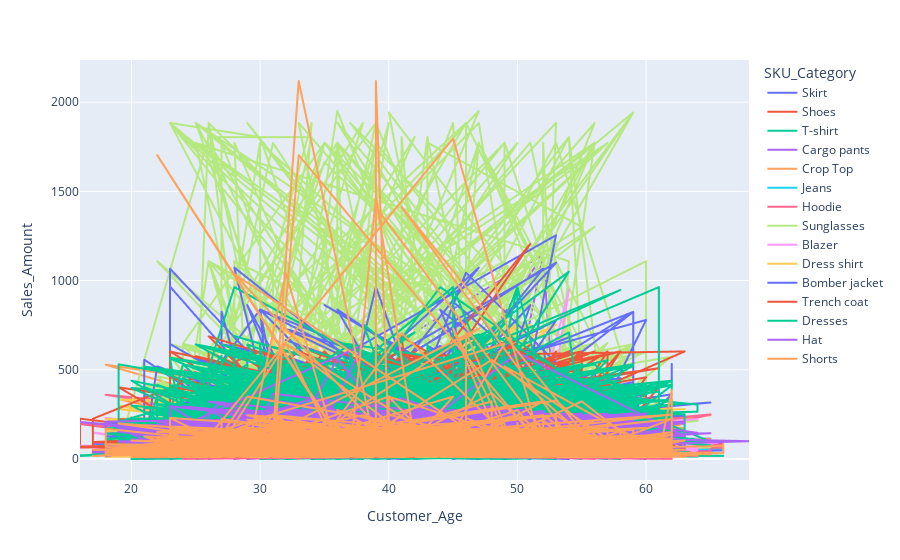

The cell this chart's notebook holds for it:
### Code cell
px.line(data, x="Customer_Age", y="Sales_Amount", color="SKU_Category")

### Figure 1 — Plotly figure (JSON) as saved in the notebook; plotly's stock layout.template omitted (floating-point values rounded to 4 significant figures; data arrays with more than 128 entries replaced by an {"elided": "..."} marker saying what was removed)
{"data": [{"hovertemplate": "SKU_Category=Skirt<br>Customer_Age=%{x}<br>Sales_Amount=%{y}<extra></extra>", "legendgroup": "Skirt", "line": {"color": "#636efa", "dash": "solid"}, "marker": {"symbol": "circle"}, "mode": "lines", "name": "Skirt", "showlegend": true, "type": "scattergl", "x": {"elided": "4500 int values"}, "xaxis": "x", "y": {"elided": "4500 float values"}, "yaxis": "y"}, {"hovertemplate": "SKU_Category=Shoes<br>Customer_Age=%{x}<br>Sales_Amount=%{y}<extra></extra>", "legendgroup": "Shoes", "line": {"color": "#EF553B", "dash": "solid"}, "marker": {"symbol": "circle"}, "mode": "lines", "name": "Shoes", "showlegend": true, "type": "scattergl", "x": {"elided": "3164 int values"}, "xaxis": "x", "y": {"elided": "3164 float values"}, "yaxis": "y"}, {"hovertemplate": "SKU_Category=T-shirt<br>Customer_Age=%{x}<br>Sales_Amount=%{y}<extra></extra>", "legendgroup": "T-shirt", "line": {"color": "#00cc96", "dash": "solid"}, "marker": {"symbol": "circle"}, "mode": "lines", "name": "T-shirt", "showlegend": true, "type": "scattergl", "x": {"elided": "10913 int values"}, "xaxis": "x", "y": {"elided": "10913 float values"}, "yaxis": "y"}, {"hovertemplate": "SKU_Category=Cargo pants<br>Customer_Age=%{x}<br>Sales_Amount=%{y}<extra></extra>", "legendgroup": "Cargo pants", "line": {"color": "#ab63fa", "dash": "solid"}, "marker": {"symbol": "circle"}, "mode": "lines", "name": "Cargo pants", "showlegend": true, "type": "scattergl", "x": {"elided": "4836 int values"}, "xaxis": "x", "y": {"elided": "4836 float values"}, "yaxis": "y"}, {"hovertemplate": "SKU_Category=Crop Top<br>Customer_Age=%{x}<br>Sales_Amount=%{y}<extra></extra>", "legendgroup": "Crop Top", "line": {"color": "#FFA15A", "dash": "solid"}, "marker": {"symbol": "circle"}, "mode": "lines", "name": "Crop Top", "showlegend": true, "type": "scattergl", "x": {"elided": "2858 int values"}, "xaxis": "x", "y": {"elided": "2858 float values"}, "yaxis": "y"}, {"hovertemplate": "SKU_Category=Jeans<br>Customer_Age=%{x}<br>Sales_Amount=%{y}<extra></extra>", "legendgroup": "Jeans", "line": {"color": "#19d3f3", "dash": "solid"}, "marker": {"symbol": "circle"}, "mode": "lines", "name": "Jeans", "showlegend": true, "type": "scattergl", "x": {"elided": "3011 int values"}, "xaxis": "x", "y": {"elided": "3011 float values"}, "yaxis": "y"}, {"hovertemplate": "SKU_Category=Hoodie<br>Customer_Age=%{x}<br>Sales_Amount=%{y}<extra></extra>", "legendgroup": "Hoodie", "line": {"color": "#FF6692", "dash": "solid"}, "marker": {"symbol": "circle"}, "mode": "lines", "name": "Hoodie", "showlegend": true, "type": "scattergl", "x": {"elided": "5099 int values"}, "xaxis": "x", "y": {"elided": "5099 float values"}, "yaxis": "y"}, {"hovertemplate": "SKU_Category=Sunglasses<br>Customer_Age=%{x}<br>Sales_Amount=%{y}<extra></extra>", "legendgroup": "Sunglasses", "line": {"color": "#B6E880", "dash": "solid"}, "marker": {"symbol": "circle"}, "mode": "lines", "name": "Sunglasses", "showlegend": true, "type": "scattergl", "x": {"elided": "2833 int values"}, "xaxis": "x", "y": {"elided": "2833 float values"}, "yaxis": "y"}, {"hovertemplate": "SKU_Category=Blazer<br>Customer_Age=%{x}<br>Sales_Amount=%{y}<extra></extra>", "legendgroup": "Blazer", "line": {"color": "#FF97FF", "dash": "solid"}, "marker": {"symbol": "circle"}, "mode": "lines", "name": "Blazer", "showlegend": true, "type": "scattergl", "x": {"elided": "3033 int values"}, "xaxis": "x", "y": {"elided": "3033 float values"}, "yaxis": "y"}, {"hovertemplate": "SKU_Category=Dress shirt<br>Customer_Age=%{x}<br>Sales_Amount=%{y}<extra></extra>", "legendgroup": "Dress shirt", "line": {"color": "#FECB52", "dash": "solid"}, "marker": {"symbol": "circle"}, "mode": "lines", "name": "Dress shirt", "showlegend": true, "type": "scattergl", "x": {"elided": "2775 int values"}, "xaxis": "x", "y": {"elided": "2775 float values"}, "yaxis": "y"}, {"hovertemplate": "SKU_Category=Bomber jacket<br>Customer_Age=%{x}<br>Sales_Amount=%{y}<extra></extra>", "legendgroup": "Bomber jacket", "line": {"color": "#636efa", "dash": "solid"}, "marker": {"symbol": "circle"}, "mode": "lines", "name": "Bomber jacket", "showlegend": true, "type": "scattergl", "x": {"elided": "2598 int values"}, "xaxis": "x", "y": {"elided": "2598 float values"}, "yaxis": "y"}, {"hovertemplate": "SKU_Category=Trench coat<br>Customer_Age=%{x}<br>Sales_Amount=%{y}<extra></extra>", "legendgroup": "Trench coat", "line": {"color": "#EF553B", "dash": "solid"}, "marker": {"symbol": "circle"}, "mode": "lines", "name": "Trench coat", "showlegend": true, "type": "scattergl", "x": {"elided": "2306 int values"}, "xaxis": "x", "y": {"elided": "2306 float values"}, "yaxis": "y"}, {"hovertemplate": "SKU_Category=Dresses<br>Customer_Age=%{x}<br>Sales_Amount=%{y}<extra></extra>", "legendgroup": "Dresses", "line": {"color": "#00cc96", "dash": "solid"}, "marker": {"symbol": "circle"}, "mode": "lines", "name": "Dresses", "showlegend": true, "type": "scattergl", "x": {"elided": "5062 int values"}, "xaxis": "x", "y": {"elided": "5062 float values"}, "yaxis": "y"}, {"hovertemplate": "SKU_Category=Hat<br>Customer_Age=%{x}<br>Sales_Amount=%{y}<extra></extra>", "legendgroup": "Hat", "line": {"color": "#ab63fa", "dash": "solid"}, "marker": {"symbol": "circle"}, "mode": "lines", "name": "Hat", "showlegend": true, "type": "scattergl", "x": {"elided": "4305 int values"}, "xaxis": "x", "y": {"elided": "4305 float values"}, "yaxis": "y"}, {"hovertemplate": "SKU_Category=Shorts<br>Customer_Age=%{x}<br>Sales_Amount=%{y}<extra></extra>", "legendgroup": "Shorts", "line": {"color": "#FFA15A", "dash": "solid"}, "marker": {"symbol": "circle"}, "mode": "lines", "name": "Shorts", "showlegend": true, "type": "scattergl", "x": {"elided": "4570 int values"}, "xaxis": "x", "y": {"elided": "4570 float values"}, "yaxis": "y"}], "layout": {"legend": {"title": {"text": "SKU_Category"}, "tracegroupgap": 0}, "margin": {"t": 60}, "xaxis": {"anchor": "y", "domain": [0, 1], "title": {"text": "Customer_Age"}}, "yaxis": {"anchor": "x", "domain": [0, 1], "title": {"text": "Sales_Amount"}}}}
